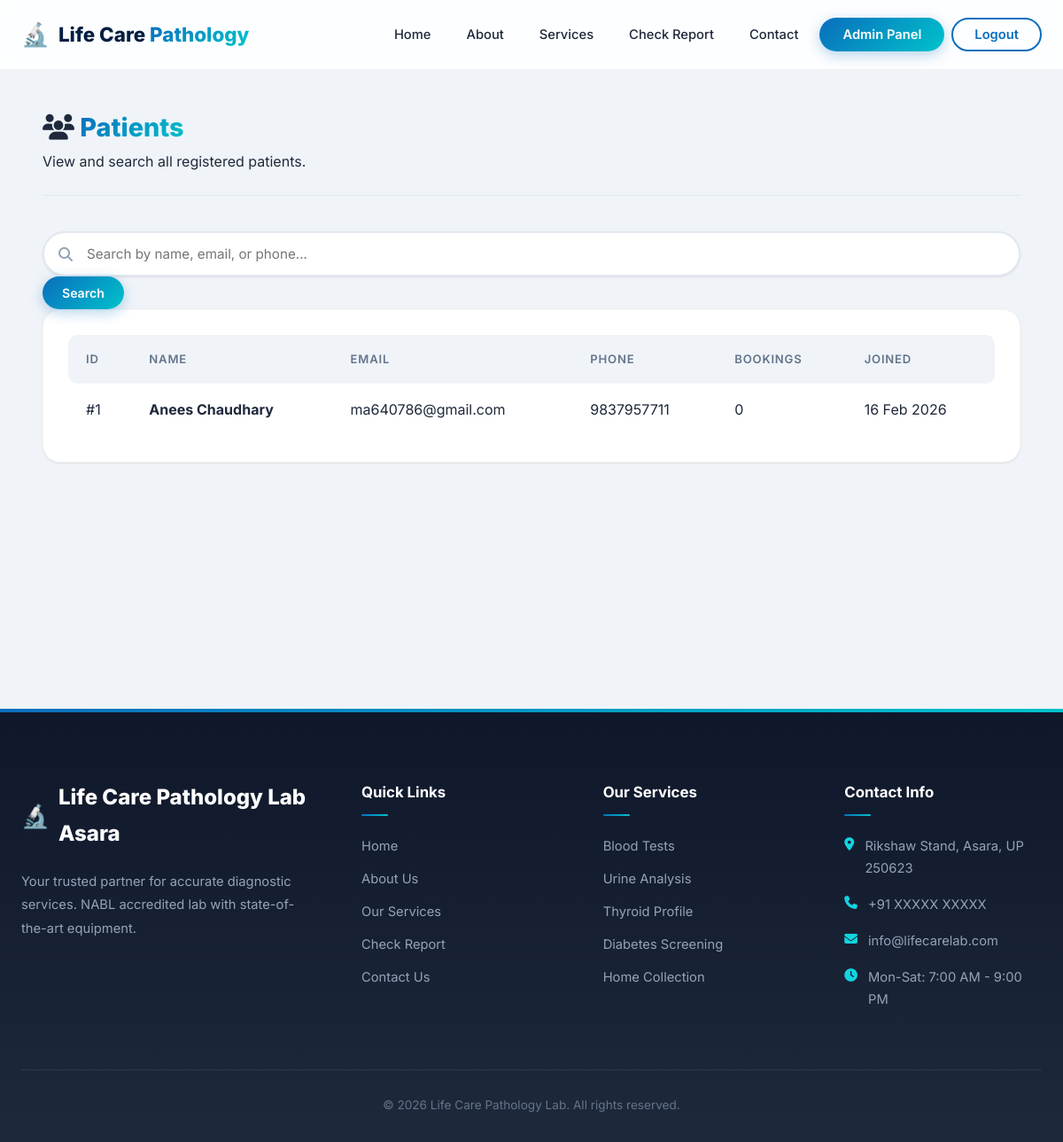
The app's page /admin/patients (signed in) with its own data.
### models.py (models this page shows, shortened)
class User(UserMixin, db.Model):
    __tablename__ = 'users'
    id = db.Column(db.Integer, primary_key=True)
    name = db.Column(db.String(100), nullable=False)
    email = db.Column(db.String(120), unique=True, nullable=False)
    phone = db.Column(db.String(15), nullable=False)
    password_hash = db.Column(db.String(256), nullable=False)
    role = db.Column(db.String(20), default='patient')  # patient / admin
    address = db.Column(db.Text, default='')
    created_at = db.Column(db.DateTime, default=datetime.utcnow)
    bookings = db.relationship('Booking', backref='user', lazy=True)
    testimonials = db.relationship('Testimonial', backref='user', lazy=True)
    def is_admin(self):
        return self.role == 'admin'

### blueprints/admin.py (the view, shortened to what this page needs)
@admin.route('/patients')
@role_required('admin')
def patients():
    search = request.args.get('q', '').strip()
    query = User.query.filter_by(role='patient')
    all_patients = query.order_by(User.created_at.desc()).all()
    return render_template('admin/patients.html', patients=all_patients, search=search)

### app.py (called while the page is built)
def create_app():
    app = Flask(__name__)
    app.config.from_object(Config)
    db.init_app(app)
    login_manager.init_app(app)
    migrate.init_app(app, db)
    login_manager.login_view = "auth.login"
    login_manager.login_message_category = "error"
    @login_manager.user_loader
    def load_user(user_id):
        return User.query.get(int(user_id))
    from blueprints.auth import auth
    from blueprints.main import main
    from blueprints.patient import patient
    from blueprints.admin import admin
    app.register_blueprint(auth)
    app.register_blueprint(main)
    app.register_blueprint(patient)
    app.register_blueprint(admin)
    register_error_handlers(app)
    with app.app_context():
        db.create_all()
        os.makedirs(app.config['UPLOAD_FOLDER'], exist_ok=True)
    return app

### blueprints/admin.py (called while the page is built)
@admin.before_request
@login_required
def before_request():
    pass

### utils.py (called while the page is built)
def role_required(role):
    def decorator(f):
        @wraps(f)
        def wrapped(*args, **kwargs):
            if not current_user.is_authenticated:
                abort(401)
            if current_user.role != role:
                abort(403)
            return f(*args, **kwargs)
        return wrapped
    return decorator

### templates/admin/patients.html (shortened to what this page needs)
{% extends 'base.html' %}
{% block content %}
<section class="dashboard-section">
    <div class="section-container">
        <div class="dashboard-header">
            <div>
                <h1><i class="fas fa-users"></i> <span class="gradient-text">Patients</span></h1>
                <p>View and search all registered patients.</p>
            </div>
        </div>
        <div class="search-bar-wrapper">
            <form method="GET" action="{{ url_for('admin.patients') }}" class="search-form">
                <div class="search-box">
                    <i class="fas fa-search"></i>
                    <input type="text" name="q" placeholder="Search by name, email, or phone..." value="{{ search }}">
                </div>
                <button type="submit" class="btn btn-primary btn-sm">Search</button>
            </form>
        </div>
        {% if patients %}
        <div class="dashboard-table-card">
            <div class="table-responsive">
                <table class="data-table">
                    <thead>
                        <tr>
                            <th>ID</th>
                            <th>Name</th>
                            <th>Email</th>
                            <th>Phone</th>
                            <th>Bookings</th>
                            <th>Joined</th>
                        </tr>
                    </thead>
                    <tbody>
                        {% for p in patients %}
                        <tr>
                            <td>#{{ p.id }}</td>
                            <td><strong>{{ p.name }}</strong></td>
                            <td>{{ p.email }}</td>
                            <td>{{ p.phone }}</td>
                            <td>{{ p.bookings|length }}</td>
                            <td>{{ p.created_at.strftime('%d %b %Y') }}</td>
                        </tr>
                        {% endfor %}
                    </tbody>
                </table>
            </div>
        </div>
        {% else %}
        <div class="empty-state">
            <div class="empty-icon">👥</div>
            <h3>{{ 'No patients found for "' + search + '"' if search else 'No patients registered yet' }}</h3>
        </div>
        {% endif %}
    </div>
</section>
{% endblock %}

### static/css/style.css (style rules this page uses)
:root { --primary: #0A6EBD; --primary-dark: #041E42; --primary-light: #5EB0EF; --secondary: #00C2CB; --accent: #12D4E0; --success: #10B981; --danger: #EF4444; --warning: #F59E0B; --light: #F0F4F8; --dark: #0F172A; --text: #1E293B; --text-muted: #64748B; --border: #E2E8F0; --glass-bg: rgba(255,255,255,0.7); --glass-border: rgba(255,255,255,0.3); --gradient-primary: linear-gradient(135deg, #0A6EBD 0%, #00C2CB 100%); --gradient-dark: linear-gradient(135deg, #041E42 0%, #0A6EBD 100%); --gradient-hero: linear-gradient(135deg, #E8F4FD 0%, #F0FDFA 50%, #FFFFFF 100%); --gradient-accent: linear-gradient(135deg, #12D4E0 0%, #0A6EBD 100%); --shadow-sm: 0 1px 3px rgba(0,0,0,0.06), 0 1px 2px rgba(0,0,0,0.04); --shadow-md: 0 4px 6px -1px rgba(0,0,0,0.08), 0 2px 4px -1px rgba(0,0,0,0.04); --shadow-lg: 0 10px 25px -3px rgba(0,0,0,0.1), 0 4px 6px -2px rgba(0,0,0,0.05); --shadow-xl: 0 20px 40px -5px rgba(10,110,189,0.2); --shadow-glow: 0 0 30px rgba(10,110,189,0.15); --shadow-3d: 0 25px 50px -12px rgba(0,0,0,0.25); --radius-sm: 10px; --radius-md: 14px; --radius-lg: 20px; --radius-xl: 30px; --radius-full: 9999px; --font: 'Inter', -apple-system, BlinkMacSystemFont, sans-serif; --transition: all 0.35s cubic-bezier(0.4, 0, 0.2, 1); }
*, *::before, *::after { margin: 0; padding: 0; box-sizing: border-box; }
html { scroll-behavior: smooth; }
body { font-family: var(--font); background: var(--light); color: var(--text); line-height: 1.7; overflow-x: hidden; -webkit-font-smoothing: antialiased; }
.gradient-text { background: var(--gradient-primary); -webkit-background-clip: text; -webkit-text-fill-color: transparent; background-clip: text; }
.section-container { max-width: 1200px; margin: 0 auto; padding: 0 24px; }
.btn { display: inline-flex; align-items: center; justify-content: center; gap: 10px; padding: 14px 32px; border-radius: var(--radius-full); font-weight: 600; cursor: pointer; transition: var(--transition); border: none; font-size: 1rem; font-family: var(--font); text-align: center; position: relative; overflow: hidden; }
.btn::before { content: ''; position: absolute; top: 0; left: -100%; width: 100%; height: 100%; background: linear-gradient(90deg, transparent, rgba(255,255,255,0.2), transparent); transition: left 0.5s ease; }
.btn-primary { background: var(--gradient-primary); color: #fff; box-shadow: 0 4px 15px rgba(10,110,189,0.3); }
.btn-sm { padding: 10px 22px; font-size: 0.88rem; }
input, select, textarea { width: 100%; padding: 14px 18px; border: 2px solid var(--border); border-radius: var(--radius-md); font-family: var(--font); font-size: 0.95rem; transition: var(--transition); background: #FAFBFC; color: var(--text); }
.search-box { position: relative; flex: 1; min-width: 250px; }
.search-box i { position: absolute; left: 18px; top: 50%; transform: translateY(-50%); color: #94A3B8; z-index: 2; }
.search-box input { padding-left: 48px; border-radius: var(--radius-full); background: #fff; box-shadow: var(--shadow-sm); }
.dashboard-section { padding: 120px 24px 80px; background: var(--light); min-height: 100vh; }
.dashboard-header { display: flex; justify-content: space-between; align-items: center; margin-bottom: 40px; padding-bottom: 24px; border-bottom: 1px solid var(--border); flex-wrap: wrap; gap: 16px; }
.dashboard-header h1 { font-size: 1.8rem; font-weight: 800; }
.dashboard-table-card { background: #fff; border-radius: var(--radius-lg); box-shadow: var(--shadow-sm); padding: 28px; border: 1px solid rgba(0,0,0,0.04); overflow-x: auto; }
.data-table { width: 100%; border-collapse: separate; border-spacing: 0; min-width: 600px; }
.data-table th, .data-table td { padding: 16px 20px; text-align: left; border-bottom: 1px solid #F1F5F9; }
.data-table th { font-weight: 600; color: var(--text-muted); font-size: 0.82rem; text-transform: uppercase; letter-spacing: 0.8px; background: var(--light); }
.data-table th:first-child { border-radius: var(--radius-sm) 0 0 var(--radius-sm); }
.data-table th:last-child { border-radius: 0 var(--radius-sm) var(--radius-sm) 0; }
.data-table tr:last-child td { border-bottom: none; }
.data-table tbody tr { transition: background-color 0.2s ease; }

### records on screen
User: id "1", name "Anees Chaudhary", email "ma640786@gmail.com", phone "9837957711", bookings|length "0", created_at "16 Feb 2026"
